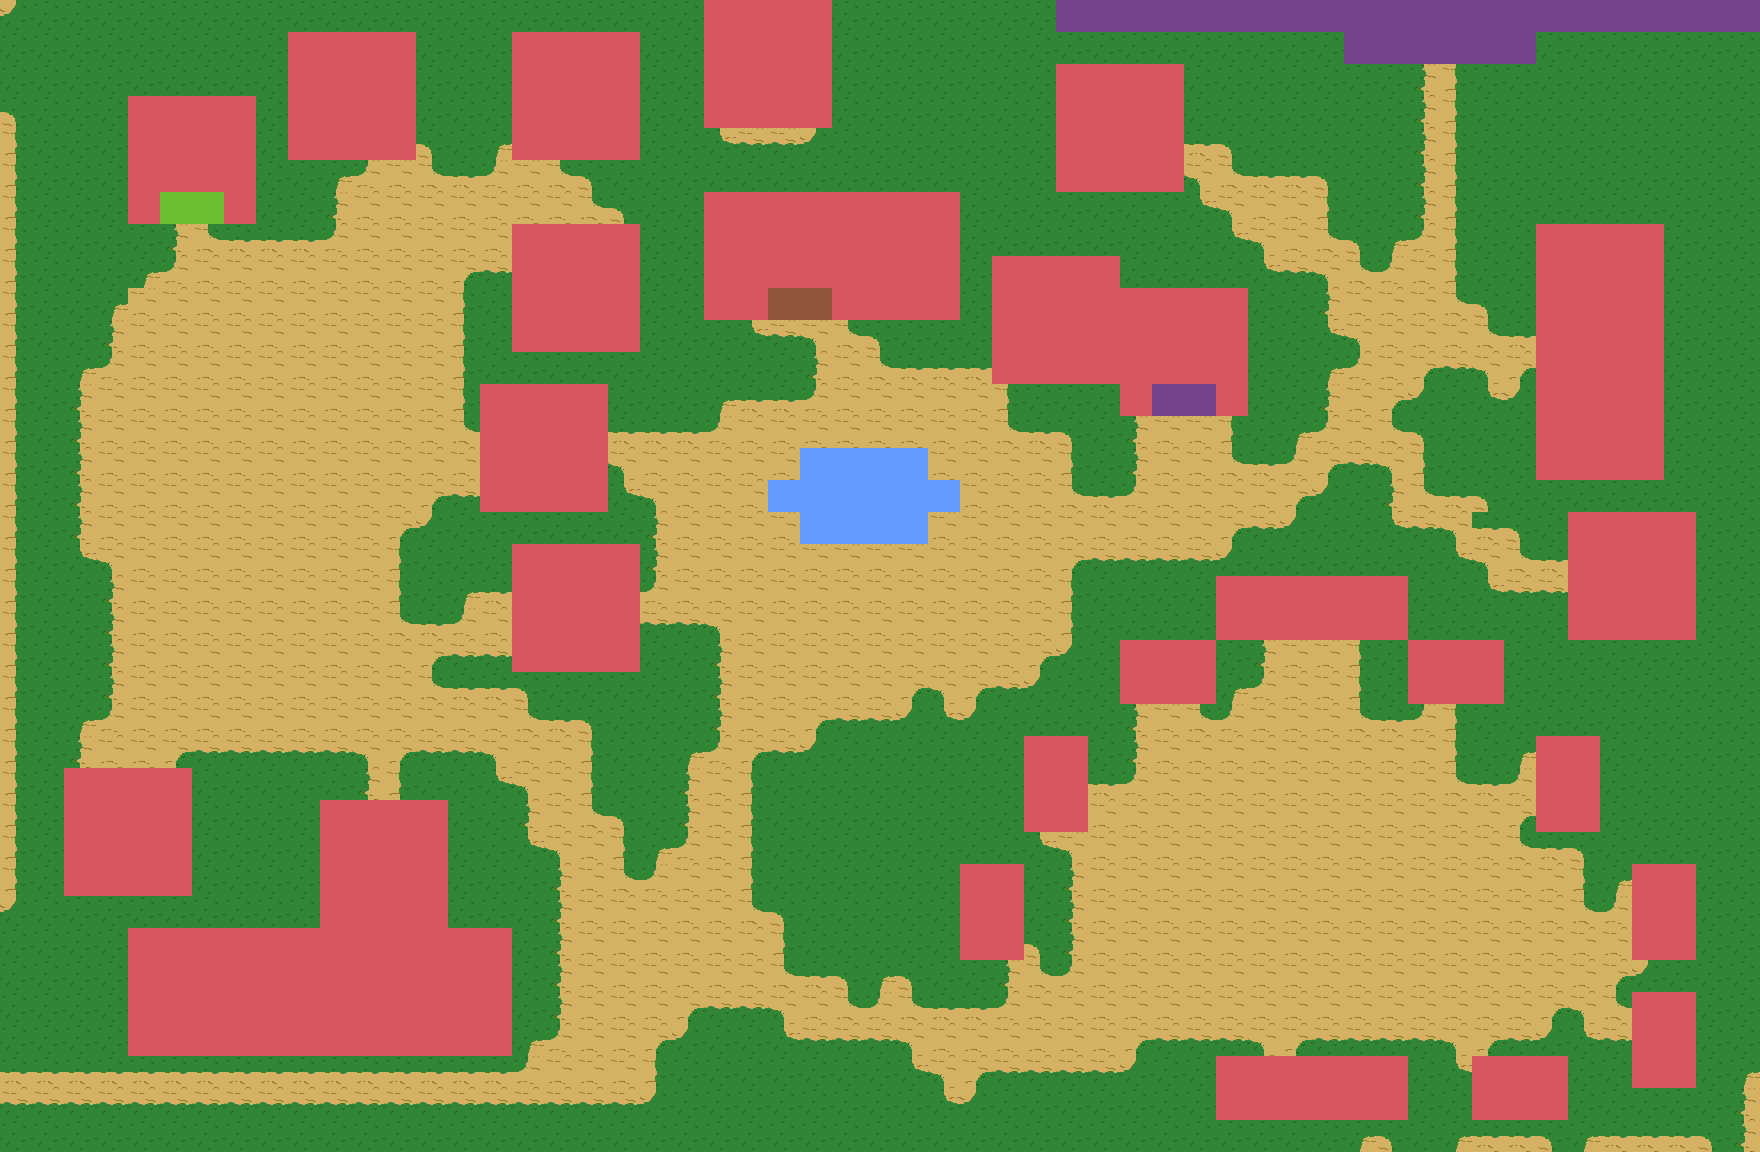

This is a level from a 2D game, rendered from its Tiled map with the project's own tilesets. A one-line summary and the map file follow, with tile-layer data summarised:
An orthogonal 55x36 tile map with 32x32 px tiles, 3 tile layers (Ground, Houses, Teleport), 2 hidden layers not drawn, 2 tilesets.

<map version="1.9" tiledversion="1.9.2" orientation="orthogonal" renderorder="right-down" width="55" height="36" tilewidth="32" tileheight="32" infinite="0" nextlayerid="8" nextobjectid="1">
 <tileset firstgid="1" name="ground_tiles" tilewidth="32" tileheight="32" tilecount="15" columns="5">
  <image source="../Textures/SceneGame/ground_tiles.png" width="160" height="96" />
  <wangsets>
   <wangset name="Grass" type="mixed" tile="-1">
    <wangcolor name="" color="#ff0000" tile="-1" probability="1" />
    <wangtile tileid="0" wangid="0,0,0,1,0,0,0,0" />
    <wangtile tileid="1" wangid="0,0,0,1,1,1,0,0" />
    <wangtile tileid="2" wangid="0,0,0,0,0,1,0,0" />
    <wangtile tileid="3" wangid="1,1,0,0,0,1,1,1" />
    <wangtile tileid="4" wangid="1,1,1,1,0,0,0,1" />
    <wangtile tileid="5" wangid="0,1,1,1,0,0,0,0" />
    <wangtile tileid="6" wangid="1,1,1,1,1,1,1,1" />
    <wangtile tileid="7" wangid="0,0,0,0,0,1,1,1" />
    <wangtile tileid="8" wangid="0,0,0,1,1,1,1,1" />
    <wangtile tileid="9" wangid="0,1,1,1,1,1,0,0" />
    <wangtile tileid="10" wangid="0,1,0,0,0,0,0,0" />
    <wangtile tileid="11" wangid="1,1,0,0,0,0,0,1" />
    <wangtile tileid="12" wangid="0,0,0,0,0,0,0,1" />
   </wangset>
   <wangset name="Path" type="mixed" tile="-1">
    <wangcolor name="" color="#ff0000" tile="-1" probability="1" />
    <wangtile tileid="0" wangid="1,1,0,0,0,1,1,1" />
    <wangtile tileid="1" wangid="1,1,0,0,0,0,0,1" />
    <wangtile tileid="2" wangid="1,1,1,1,0,0,0,1" />
    <wangtile tileid="3" wangid="0,0,0,1,0,0,0,0" />
    <wangtile tileid="4" wangid="0,0,0,0,0,1,0,0" />
    <wangtile tileid="5" wangid="0,0,0,0,0,1,1,1" />
    <wangtile tileid="7" wangid="0,1,1,1,0,0,0,0" />
    <wangtile tileid="8" wangid="0,1,0,0,0,0,0,0" />
    <wangtile tileid="9" wangid="0,0,0,0,0,0,0,1" />
    <wangtile tileid="10" wangid="0,0,0,1,1,1,1,1" />
    <wangtile tileid="11" wangid="0,0,0,1,1,1,0,0" />
    <wangtile tileid="12" wangid="0,1,1,1,1,1,0,0" />
    <wangtile tileid="13" wangid="1,1,1,1,1,1,1,1" />
   </wangset>
  </wangsets>
 </tileset>
 <tileset firstgid="16" name="Temp_tiles" tilewidth="32" tileheight="32" tilecount="6" columns="3">
  <image source="../Textures/SceneGame/Temp_tiles.png" width="96" height="64" />
 </tileset>
 <layer id="1" name="Ground" width="55" height="36">
  <properties>
   <property name="Draw" type="bool" value="true" />
   <property name="Navigation" type="bool" value="false" />
  </properties>
  <data>[1980 cells, 1965 non-empty, 14 distinct tile ids]</data>
 </layer>
 <layer id="2" name="Houses" width="55" height="36">
  <properties>
   <property name="Draw" type="bool" value="true" />
   <property name="Navigation" type="bool" value="false" />
  </properties>
  <data>[1980 cells, 434 non-empty, 5 distinct tile ids]</data>
 </layer>
 <layer id="3" name="Trees" width="55" height="36" visible="0">
  <properties>
   <property name="Draw" type="bool" value="true" />
   <property name="Navigation" type="bool" value="false" />
  </properties>
  <data>[1980 cells, 241 non-empty, 1 distinct tile ids]</data>
 </layer>
 <layer id="4" name="Collisions" width="55" height="36" visible="0">
  <properties>
   <property name="Draw" type="bool" value="false" />
   <property name="Navigation" type="bool" value="false" />
  </properties>
  <data>[1980 cells, 673 non-empty, 1 distinct tile ids]</data>
 </layer>
 <layer id="5" name="Teleport" width="55" height="36">
  <properties>
   <property name="Draw" type="bool" value="false" />
   <property name="Navigation" type="bool" value="false" />
  </properties>
  <data>[1980 cells, 6 non-empty, 3 distinct tile ids]</data>
 </layer>
</map>
